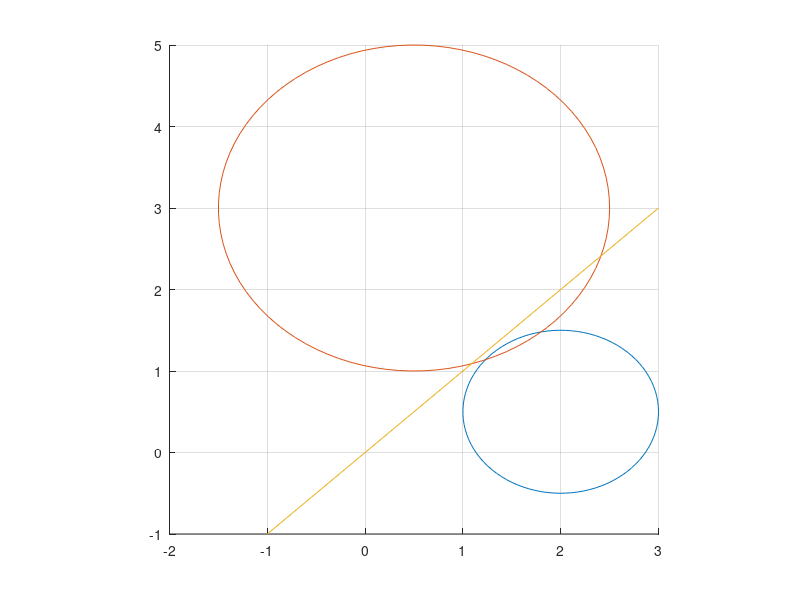

Write the MATLAB code that produced this figure. (Note: this script raises an error after producing the figure.)
% RRT_ObstacleCheck Test
z1 = [-1;-1];
z2 = [3;3];
O = [2, 0.5; 0.5, 3; 1, 2];
t = linspace(0,2*pi);
figure
hold on
for i = 1:size(O,2)
    plot(O(3,i)*cos(t) + O(1,i), O(3,i)*sin(t) + O(2,i))
end
line([z1(1), z2(1)], [z1(2), z2(2)]);
grid on
pbaspect([1 1 1])

RRT_ObstacleCheck(O,z1,z2)
RRT_ObstacleCheck(O(:,1),z1,z2)
RRT_ObstacleCheck(O(:,2),z1,z2)